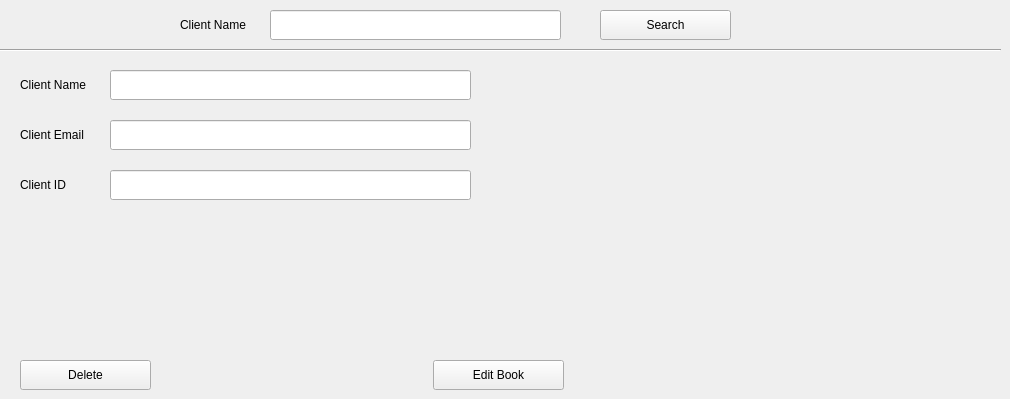
      <widget class="QWidget" name="Clients_Edit_tab">
       <attribute name="title">
        <string>Edit</string>
       </attribute>
       <widget class="QLineEdit" name="Clients_Edit_Search_input">
        <property name="geometry">
         <rect>
          <x>270</x>
          <y>10</y>
          <width>291</width>
          <height>30</height>
         </rect>
        </property>
       </widget>
       <widget class="QLabel" name="Clients_Edit_Search_label">
        <property name="geometry">
         <rect>
          <x>180</x>
          <y>10</y>
          <width>91</width>
          <height>30</height>
         </rect>
        </property>
        <property name="text">
         <string>Client Name</string>
        </property>
       </widget>
       <widget class="QPushButton" name="Clients_Edit_Search_btn">
        <property name="geometry">
         <rect>
          <x>600</x>
          <y>10</y>
          <width>131</width>
          <height>30</height>
         </rect>
        </property>
        <property name="text">
         <string>Search</string>
        </property>
       </widget>
       <widget class="Line" name="line_3">
        <property name="geometry">
         <rect>
          <x>0</x>
          <y>40</y>
          <width>1001</width>
          <height>20</height>
         </rect>
        </property>
        <property name="orientation">
         <enum>Qt::Horizontal</enum>
        </property>
       </widget>
       <widget class="QPushButton" name="Clients_Edit_Edit_btn">
        <property name="geometry">
         <rect>
          <x>433</x>
          <y>360</y>
          <width>131</width>
          <height>30</height>
         </rect>
        </property>
        <property name="text">
         <string>Edit Book</string>
        </property>
       </widget>
       <widget class="QPushButton" name="Clients_Edit_Delete_btn">
        <property name="geometry">
         <rect>
          <x>20</x>
          <y>360</y>
          <width>131</width>
          <height>30</height>
         </rect>
        </property>
        <property name="text">
         <string>Delete</string>
        </property>
       </widget>
       <widget class="QLineEdit" name="Clients_Add_ID_input_2">
        <property name="geometry">
         <rect>
          <x>110</x>
          <y>170</y>
          <width>361</width>
          <height>30</height>
         </rect>
        </property>
       </widget>
       <widget class="QLabel" name="Clients_Add_Title_label_3">
        <property name="geometry">
         <rect>
          <x>20</x>
          <y>120</y>
          <width>91</width>
          <height>30</height>
         </rect>
        </property>
        <property name="text">
         <string>Client Email</string>
        </property>
       </widget>
       <widget class="QLabel" name="Clients_Add_ID_label_2">
        <property name="geometry">
         <rect>
          <x>20</x>
          <y>170</y>
          <width>91</width>
          <height>30</height>
         </rect>
        </property>
        <property name="text">
         <string>Client ID</string>
        </property>
       </widget>
       <widget class="QLabel" name="Clients_Add_Name_label_2">
        <property name="geometry">
         <rect>
          <x>20</x>
          <y>70</y>
          <width>91</width>
          <height>30</height>
         </rect>
        </property>
        <property name="text">
         <string>Client Name</string>
        </property>
       </widget>
       <widget class="QLineEdit" name="Clients_Add_Name_input_2">
        <property name="geometry">
         <rect>
          <x>110</x>
          <y>70</y>
          <width>361</width>
          <height>30</height>
         </rect>
        </property>
       </widget>
       <widget class="QLineEdit" name="Clients_Add_Email_input_2">
        <property name="geometry">
         <rect>
          <x>110</x>
          <y>120</y>
          <width>361</width>
          <height>30</height>
         </rect>
        </property>
       </widget>
      </widget>
